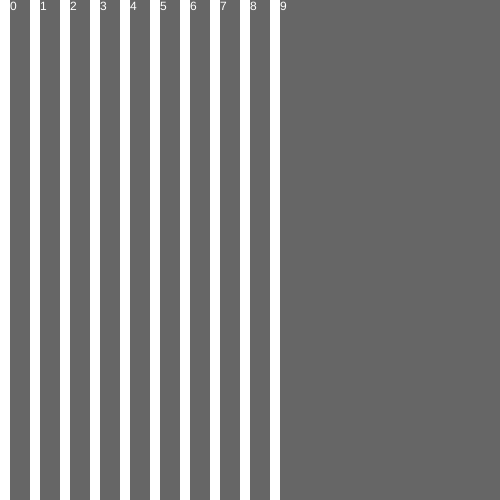
Frame 1 (no input)
Frame 60 (no input): identical to frame 1, image omitted
Frame 120 (the mouse pressed at the canvas centre since frame 60): identical to frame 1, image omitted

The p5.js sketch that drew this single still picture (run headless with seeded random() and noise() and a simulated clock; from frame 60 on, the mouse is pressed at the canvas centre):

// p5.js sketch
// ── sketch.js
/*
 * Iteration - Using the "for" structure to construct repetitive forms.
 * @author Gareth Foote
 */

function setup() {
  createCanvas(500, 500);
}

function draw() {
  background(102);
  
  noStroke();
  fill(255);
  
  var xPos = 0;
  for(var i = 0; i < 10; i++){
    text(i, xPos+10 , 10);
    rect(xPos, 0, 10, height);
    xPos += 30;
  }
  
  // Task: Use the `i` variable to set the xPos on each iteration
  // Task: Spread the rectangles evenly across the width
  // Task: Change the colour of each rectangle proportionately to the `i` variable
  
}
